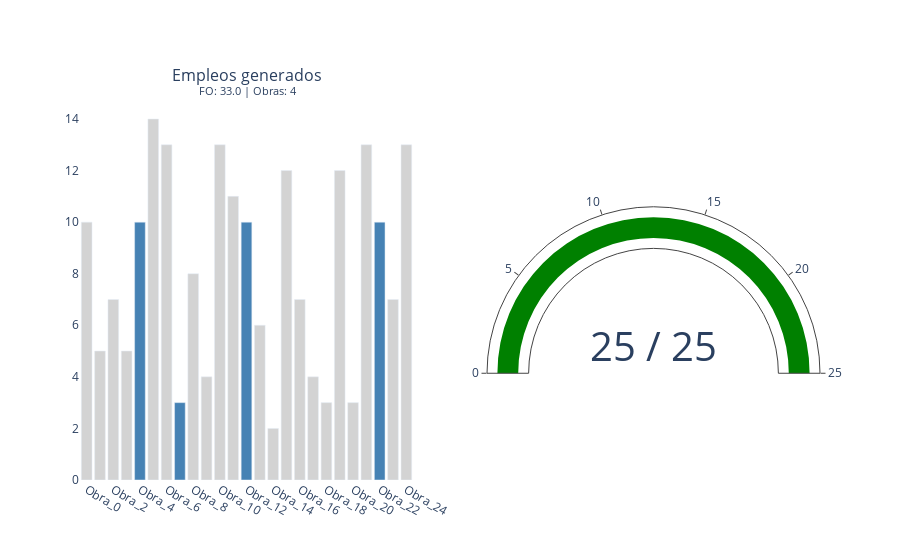

The notebook cell this image was saved under:
### Code cell
# ----- DESDE ACÁ EN ADELANTE, NO TOQUE EL CÓDIGO DE ESTÁ CELDA.

# . Correr
start = time.perf_counter()
obj_rand, obras_selec_rand, presupuesto_usado_rand = random_knapsack(O, c, e, p)
end = time.perf_counter()

# . Reportar
print("Objetos seleccionados:")
for idx in obras_selec_rand:
    w, v = c[idx], e[idx]
    print(f"  • Obj {idx:>2}: peso={w}, valor={v}")

print(f"FO (valor total):    {obj_rand}")
print(f"Presupuesto usado:   {presupuesto_usado_rand}/{p}")

report(obras, obras_selec_rand, obj_rand, presupuesto_usado_rand, p)      #   ▸ Reportar

# . Almacenar resultados
resultados.append({
    "Método"             : f"Random",
    "Empleos generados"  : obj_rand,
    "Obras seleccionadas": len(obras_selec_rand),
    "Presupuesto usado"  : presupuesto_usado_rand,
    "Tiempo (s)"         : end - start
})

### Figure 1 — Plotly figure (JSON) as saved in the notebook; plotly's stock layout.template omitted (floating-point values rounded to 4 significant figures)
{"data": [{"customdata": [5.0, 3.0, 9.0, 6.0, 8.0, 4.0, 8.0, 2.0, 9.0, 6.0, 2.0, 9.0, 3.0, 2.0, 6.0, 2.0, 7.0, 2.0, 4.0, 6.0, 2.0], "hovertemplate": "<b>%{x}</b><br>Empleos: %{y}<br>Costo: %{customdata} millones", "marker": {"color": "lightgray"}, "type": "bar", "x": ["Obra_0", "Obra_1", "Obra_2", "Obra_3", "Obra_5", "Obra_6", "Obra_8", "Obra_9", "Obra_10", "Obra_11", "Obra_13", "Obra_14", "Obra_15", "Obra_16", "Obra_17", "Obra_18", "Obra_19", "Obra_20", "Obra_21", "Obra_23", "Obra_24"], "xaxis": "x", "y": [10.0, 5.0, 7.0, 5.0, 14.0, 13.0, 8.0, 4.0, 13.0, 11.0, 6.0, 2.0, 12.0, 7.0, 4.0, 3.0, 12.0, 3.0, 13.0, 7.0, 13.0], "yaxis": "y"}, {"customdata": [10.0, 7.0, 2.0, 6.0], "hovertemplate": "<b>%{x}</b><br>Empleos: %{y}<br>Costo: %{customdata} millones", "marker": {"color": "steelblue"}, "type": "bar", "x": ["Obra_4", "Obra_7", "Obra_12", "Obra_22"], "xaxis": "x", "y": [10.0, 3.0, 10.0, 10.0], "yaxis": "y"}, {"domain": {"x": [0.55, 1], "y": [0, 1]}, "gauge": {"axis": {"range": [0, 25]}}, "mode": "gauge+number", "number": {"font": {"size": 40}, "suffix": " / 25"}, "type": "indicator", "value": 25}], "layout": {"annotations": [{"font": {"size": 16}, "showarrow": false, "text": "Empleos generados<br><sup>FO: 33.0 | Obras: 4</sup>", "x": 0.225, "xanchor": "center", "xref": "paper", "y": 1, "yanchor": "bottom", "yref": "paper"}], "barmode": "overlay", "paper_bgcolor": "white", "plot_bgcolor": "white", "showlegend": false, "xaxis": {"anchor": "y", "categoryarray": ["Obra_0", "Obra_1", "Obra_2", "Obra_3", "Obra_4", "Obra_5", "Obra_6", "Obra_7", "Obra_8", "Obra_9", "Obra_10", "Obra_11", "Obra_12", "Obra_13", "Obra_14", "Obra_15", "Obra_16", "Obra_17", "Obra_18", "Obra_19", "Obra_20", "Obra_21", "Obra_22", "Obra_23", "Obra_24"], "categoryorder": "array", "domain": [0, 0.45], "showgrid": false}, "yaxis": {"anchor": "x", "domain": [0, 1], "showgrid": false}}}
